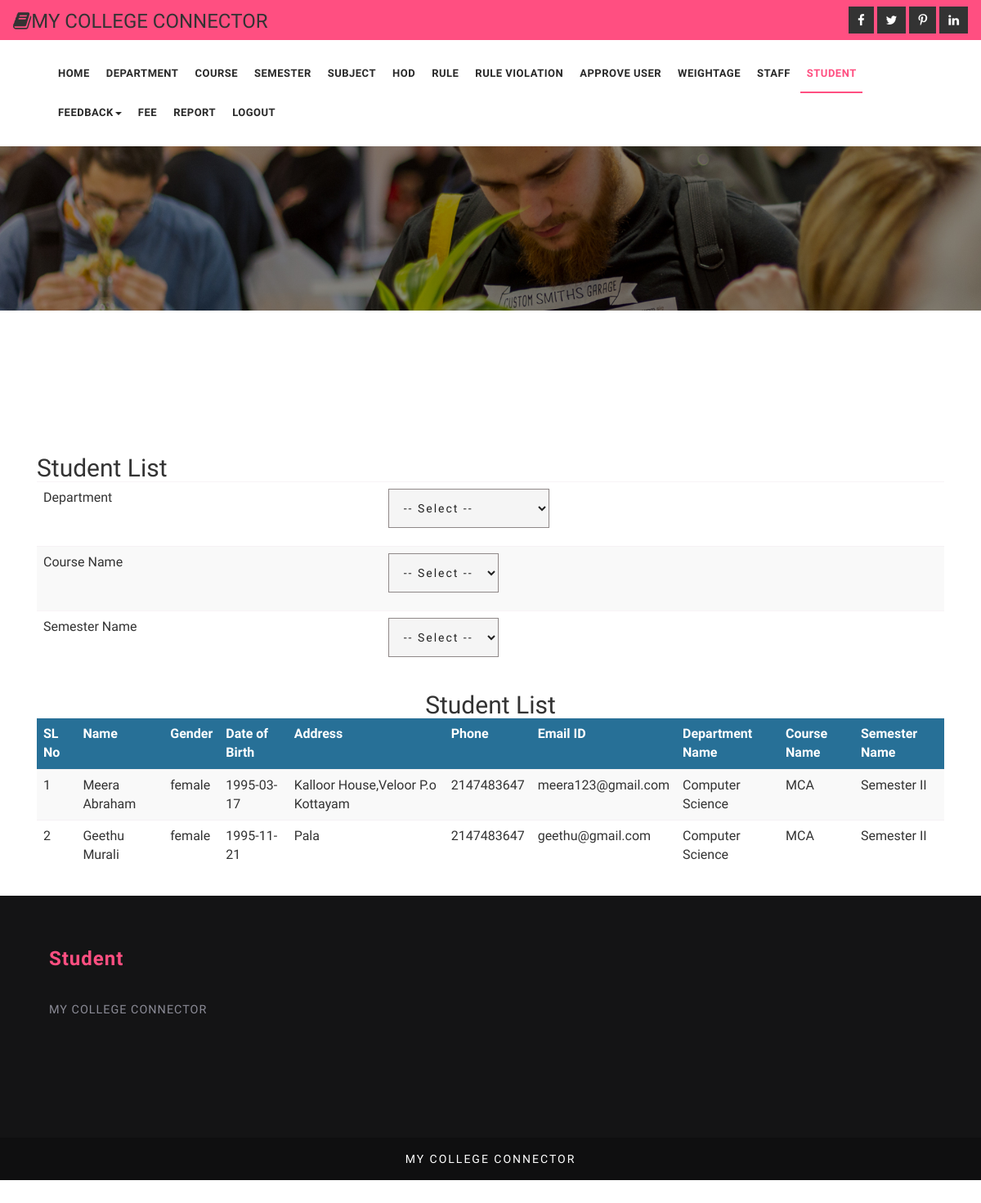
Screenshot of /admin/student.php (signed in) with the database file from the repository.
### tables this page shows
CREATE TABLE IF NOT EXISTS `tbl_student_reg` (
  `stud_reg_id` int(11) NOT NULL AUTO_INCREMENT,
  `first_name` varchar(20) NOT NULL,
  `last_name` varchar(20) NOT NULL,
  `gender` varchar(6) NOT NULL,
  `dob` varchar(30) NOT NULL,
  `address` varchar(100) NOT NULL,
  `phone` int(11) NOT NULL,
  `email` varchar(30) NOT NULL,
  `login_id` int(11) NOT NULL,
  `course_id` int(11) NOT NULL,
  `semester_id` int(11) NOT NULL,
  `entry_date` timestamp NOT NULL DEFAULT CURRENT_TIMESTAMP,
  PRIMARY KEY (`stud_reg_id`)
);

CREATE TABLE IF NOT EXISTS `tbl_department` (
  `department_id` int(11) NOT NULL AUTO_INCREMENT,
  `department_name` varchar(50) NOT NULL,
  PRIMARY KEY (`department_id`)
);

CREATE TABLE IF NOT EXISTS `tbl_course` (
  `course_id` int(11) NOT NULL AUTO_INCREMENT,
  `course_name` varchar(30) NOT NULL,
  `duration` int(11) NOT NULL,
  `department_id` int(11) NOT NULL,
  PRIMARY KEY (`course_id`)
);

CREATE TABLE IF NOT EXISTS `tbl_semester` (
  `semester_id` int(11) NOT NULL AUTO_INCREMENT,
  `semester_name` varchar(20) NOT NULL,
  `fee_amount` float(20,2) NOT NULL,
  `course_id` int(11) NOT NULL,
  PRIMARY KEY (`semester_id`)
);

### admin/query.php (called while the page is built, shortened)
<?php
include_once("../dboperation.php");
class query
{
	function select_student_details_approved()
	{
		$sql="select s.*,l.*,c.*,b.*,d.* from tbl_student_reg s inner join  tbl_login as l on s.login_id=l.login_id inner join  tbl_semester as b on b.semester_id=s.semester_id inner join tbl_course as c on c.course_id=b.course_id inner join tbl_department as d on c.department_id=d.department_id where l.status=1";
		$db=new dboperation();
		$res=$db->execute($sql);
		return $res;
	}
}
?>

### dboperation.php (called while the page is built, shortened)
<?php
class dboperation
{
	var $con,$dbcon,$res;
	function dbconnect()
	{
		$this->con=mysqli_connect("localhost","root","","college_connector");
	}
	function execute($qry)
	{
		$this->res=mysqli_query($this->con,$qry);
		return $this->res;
	}
}
?>

### admin/student.php (the view, shortened to what this page needs)
<!DOCTYPE html>
<html>
<head>
	<link href="../css/bootstrap.css" rel="stylesheet" type="text/css" media="all" />
	<link href="../css/style.css" rel="stylesheet" type="text/css" media="all" />
	<link href="../css/font-awesome.css" rel="stylesheet">
</head>
<body>
	 <?php
if(isset($_SESSION['login_id']))
{
    ?>
	<div class="header-1">
	<div class="agileits_top_menu">
		<div class="w3l_header_left">
					<div>
				<h3><span class="fa fa-book" aria-hidden="true"></span>MY COLLEGE CONNECTOR</h3></div>
			</div>
			<div class="w3l_header_right">
				<div class="w3ls-social-icons text-left">
					<a class="facebook" href="#"><i class="fa fa-facebook"></i></a>
					<a class="twitter" href="#"><i class="fa fa-twitter"></i></a>
					<a class="pinterest" href="#"><i class="fa fa-pinterest-p"></i></a>
					<a class="linkedin" href="#"><i class="fa fa-linkedin"></i></a>
				</div>
			</div>
			<div class="clearfix"> </div>
		</div>
		<div class="content white agile-info">
			<nav class="navbar navbar-default" role="navigation">
				<div class="container">
					<div class="collapse navbar-collapse" id="bs-example-navbar-collapse-1">
						<nav class="link-effect-2" id="link-effect-2">
							<ul class="nav navbar-nav">
								<li  ><a href="adminhome.php" class="effect-3">Home</a></li>
								<li><a href="department.php" class="effect-3">Department</a></li>
								<li  ><a href="course.php" class="effect-3">Course</a></li>
		<li><a href="semester.php" class="effect-3">Semester</a></li>
		<li><a href="subject.php" class="effect-3">Subject</a></li>
		<li><a href="hod.php" class="effect-3">HOD</a></li>
<li><a href="rule.php" class="effect-3">Rule</a></li>
<li><a href="rule_violation.php" class="effect-3">Rule Violation</a></li>
<li><a href="approve_user.php"  class="effect-3">Approve User</a></li>
	<li><a href="add_weightage.php" class="effect-3">Weightage</a></li>
	<li><a href="staff.php" class="effect-3">Staff</a></li>
<li  class="active"><a href="student.php" class="effect-3">Student</a></li>
<li><a href="#" class="dropdown-toggle hvr-bounce-to-bottom" data-toggle="dropdown" role="button" aria-haspopup="true" aria-expanded="false">Feedback<span class="caret"></span></a>
										</li>
<li><a href="feedetails.php" class="effect-3">Fee</a></li>
<li><a href="report.php" class="effect-3">Report</a></li>
								<li><a href="../logout.php" class="effect-3">Logout</a></li>
							</ul>
						</nav>
					</div>
				</div>
			</nav>
		</div>
	</div>
	<div class="inner_content_info_agileits">
		<div class="container">
			<div class="inner_sec_grids_info_w3ls">
				<div class="w3layouts_mail_grid">
					<h2>Student List</h2>
					<?php
include_once("query.php");
$user=new query();
 ?>
					 <table class="table table-striped">
    <tr>
    	<tr>
    <td>Department </td>
    <td><label>
    <select name="department_name" id="department_name" onchange="display_course()">
      <option value="0">-- Select --</option>
      </select>
    </label></td>
  </tr>
  <tr>
    <td>Course Name </td>
    <td><label>
      <select name="course_name" id="course_name"   onchange="display_semester()">
       <option value="0">-- Select --</option>
      </select>
    </label></td>
  </tr><tr>
      <td>Semester Name </td>
      <td><label>
       <select name="semester" id="semester"  onchange="display_student_details()">
       <option value="0">-- Select --</option>
       </select>
      </label></td>
    </tr></table>
  <div id="result">
			<?php
$res1=$user->select_student_details_approved();
 ?>
<div id="list">
 <div align="center"><h2> Student List </h2></div>
 <?php $num1=mysqli_num_rows($res1);
 if($num1>0)
 {
  ?>
    <table  class="table table-striped">
    <tr>
      <tr class="toptrtbl" style="background-color: #277097; color:#fff">
       <th>SL No</th>
      <th>Name</th>
      <th >Gender</th>
      <th>Date of Birth </th>
      <th>Address</th>
      <th>Phone</th>
      <th>Email ID </th>
       <th>Department Name </th>
      <th>Course Name </th>
      <th>Semester Name </th>
    </tr>
	<?php
	$count1=1;
	while($r1=mysqli_fetch_array($res1))
	{
	?>
    <tr  class=ros<?php echo  $count1%2; ?>>
     <td ><?php echo $count1++; ?></td>
      <td ><?php echo ucwords($r1['first_name']." ".$r1['last_name']) ?></td>
      <td><?php echo $r1['gender'] ?></td>
      <td><?php echo $r1['dob'] ?></td>
      <td><?php echo $r1['address'] ?></td>
      <td><?php echo $r1['phone'] ?></td>
      <td><?php echo $r1['email'] ?></td>
      <td><?php echo $r1['department_name'] ?></td>
      <td><?php echo $r1['course_name'] ?></td>
      <td><?php echo $r1['semester_name'] ?></td>
    </tr>
	<?php
	}
	?>
  </table>
<?php
}
else
{
?>
<h3 style="padding: 20px; margin: 10px" class="btn-danger">No Student to be approved</h3><?php
}
 ?></div>
				</div>
			</div>
		</div>
	</div>
	<div class="footer_top_agileits">
		<div class="container">
			<div class="col-md-4 footer_grid">
				<h3>Student</h3>
				<p>MY COLLEGE CONNECTOR
				</p>
			</div>
			<div class="col-md-4 footer_grid">
			</div>
			<div class="col-md-4 footer_grid">
			</div>
			<div class="clearfix"> </div>
		</div>
	</div>
	<div class="footer_w3ls">
		<div class="container">
					<div class="footer_bottom1">
						<p>MY COLLEGE CONNECTOR</p>
					</div>
		</div>
	</div>
	<?php
}
else
{
    header("location:../login.php");
}
?>
</body>
</html>

### css/style.css (style rules this page uses)
html, body { margin: 0; font-size: 100%; background: #fff; font-family: 'Work Sans', sans-serif; }
body a { text-decoration: none; transition: 0.5s all; -webkit-transition: 0.5s all; -moz-transition: 0.5s all; -o-transition: 0.5s all; -ms-transition: 0.5s all; }
h1, h2, h3, h4, h5, h6 { margin: 0; font-family: 'Work Sans', sans-serif; }
p { margin: 0; letter-spacing: 1px; font-size: 0.9em; }
ul { margin: 0; padding: 0; }
label { margin: 0; }
.w3l_header_left { float:left; margin: .3em 0 0; }
.w3l_header_right { float: right; }
.w3ls-social-icons.text-left a { display: inline-block; }
.w3ls-social-icons i { font-size: 15px; background: #333; padding: 8px 10px; color: #fff; border: 1px solid #333; transition: 0.5s all; -webkit-transition: 0.5s all; -o-transition: 0.5s all; -ms-transition: 0.5s all; -moz-transition: 0.5s all; }
.agileits_top_menu { background: #ff4f81; padding: 0.5em 1em; }
.header-1 { background: url(../images/banner1.jpg) 0px 0px no-repeat; background-size: cover; min-height: 380px; }
.content { margin: 0; padding: 0px; }
.navbar-nav { margin: 0; }
.content.white { background: #fff; padding: 1em 0; }
.navbar { position: relative; min-height: 50px; margin-bottom: 0!important; border: 1px solid transparent; }
.navbar-default { background-color: #fff; border-color: #fff; }
.navbar-default .navbar-nav>li>a { color: #282828; font-size: 13px; letter-spacing: 0.5px; font-weight: 600; text-transform: uppercase; padding: 14px 8px; }
.navbar-nav>li>a { padding-top: 18px; padding-bottom: 15px; }
.navbar-default .navbar-nav>.active>a:before { background: #ff4f81; transform: translateX(0); -webkit-transform: translateX(0); -moz-transform: translateX(0); -o-transform: translateX(0); -ms-transform: translateX(0); }
.effect-3 { overflow: hidden; }
.effect-3:before { left: -1px; bottom: 0; width: 100%; height: 2px; background:#ff4f81; content: ''; position: absolute; transition: transform .5s ease; transform: translateX(-100%); -webkit-transform: translateX(-100%); -moz-transform: translateX(-100%); -o-transform: translateX(-100%); -ms-transform: translateX(-100%); }
.navbar-default .navbar-nav>.active>a, .navbar-default .navbar-nav>.active>a:hover, .navbar-default .navbar-nav>.active>a:focus { color: #ff4f81; background: none; }
.navbar-nav>li { float: left; margin: 0 2px; }
.table>thead>tr>th, .table>tbody>tr>th, .table>tfoot>tr>th, .table>thead>tr>td, .table>tbody>tr>td, .table>tfoot>tr>td { padding: 8px; line-height: 1.42857143; vertical-align: top; border-top: 1px solid rgba(241, 234, 239, 0.5); }
.w3layouts_mail_grid input[type="text"], .w3layouts_mail_grid input[type="email"], .w3layouts_mail_grid input[type="password"], .w3layouts_mail_grid textarea,.w3layouts_mail_grid select { outline: none; padding: 14px; font-size: 14px; color: #212121; background: #f5f5f5; width: 100%; border: 1px solid #8f8888; margin-bottom: 1em; letter-spacing: 2px; }
.w3layouts_mail_grid { margin: 3em 0 10px 0; }
.inner_content_info_agileits { padding: 1px 0; }
.footer_top_agileits { background: #141415; padding: 4em 0; }
.footer_w3ls { background: #0f0f10; text-align: center; padding: 1em 0; }
.footer_bottom1 p { color: #fff; font-size: 14px; letter-spacing: 2px; margin-top: 0em; }
.footer_grid h3, .footer_grid_left h3 { font-size: 1.5em; color: #ff4f81; position: relative; margin-bottom: 1.5em; font-weight: 600; letter-spacing: 1px; }
.footer_grid p { color: #8b8b96; line-height: 2em; margin-bottom: 2em; }
@media (max-width:1366px) { .inner_sec_grids_info_w3ls { margin-top: 3em; } }
@media (max-width:1366px) { .inner_content_info_agileits, .banner-bottom, .services { padding: 5em 0; } }

### rows the page displays
tbl_student_reg: first_name+last_name "Meera Abraham", gender "female", dob "1995-03-17", address "Kalloor House,Veloor P.o Kottayam", phone "2147483647", email "meera123@gmail.com", tbl_department.department_name "Computer Science", course.course_name "MCA", semester.semester_name "Semester II"
tbl_student_reg: first_name+last_name "Geethu Murali", gender "female", dob "1995-11-21", address "Pala", phone "2147483647", email "geethu@gmail.com", tbl_department.department_name "Computer Science", course.course_name "MCA", semester.semester_name "Semester II"
